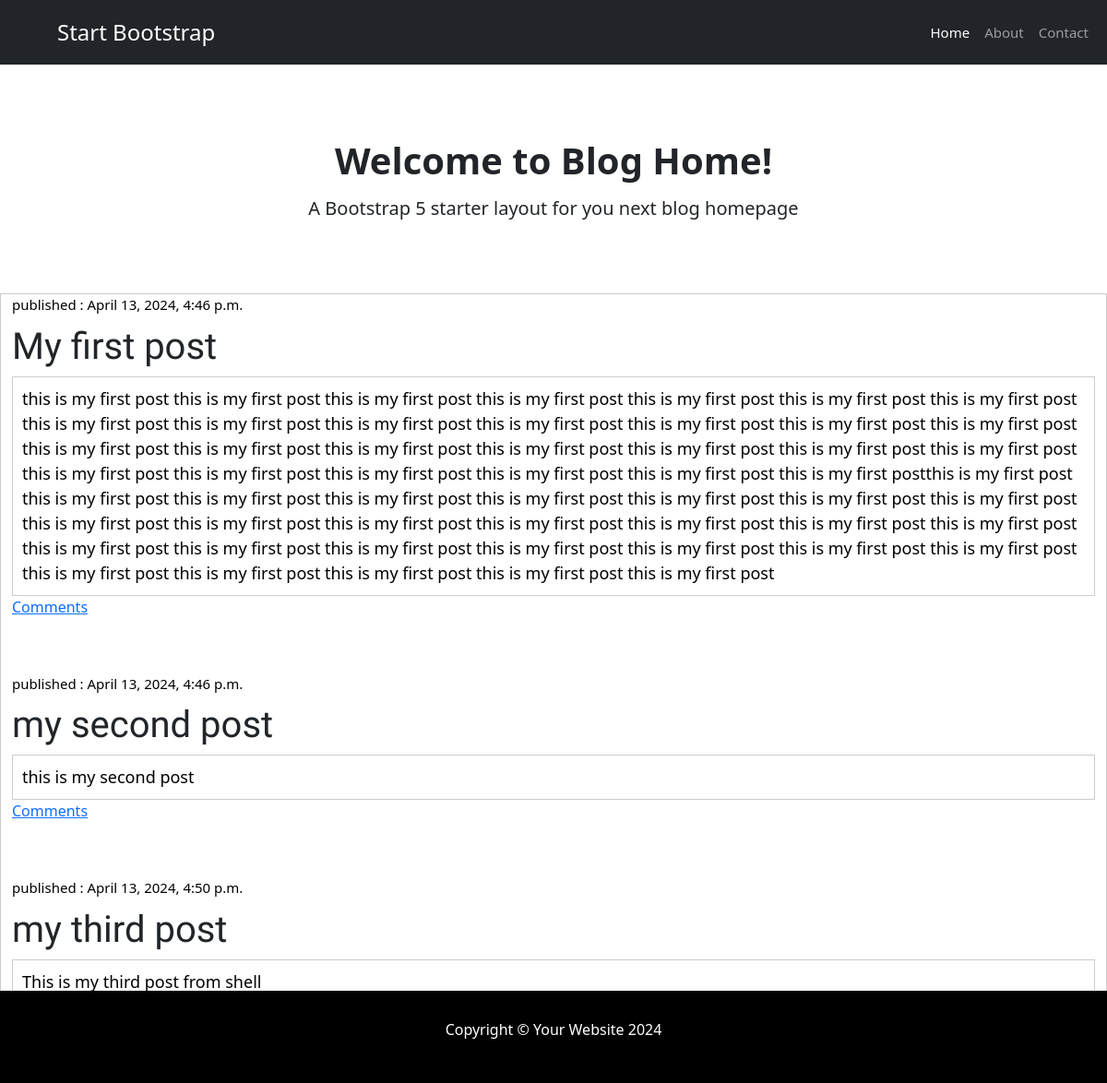
The page / on the database its author committed.
### blog/models.py (models this page shows)
class Post(models.Model):
    title = models.CharField(max_length=200)
    content = models.TextField()
    date_posted = models.DateTimeField(default=timezone.now)
    categories = models.ManyToManyField(Category, related_name='posts')

### blog/views.py (the view)
# urls.py: path('', views.post_list, name='post_list'),
def post_list(request):
    posts = Post.objects.filter(date_posted__lte=timezone.now()).order_by('date_posted')
    return render(request, 'blog/post_list.html', {'posts': posts})

### blog/templates/blog/post_list.html
{% extends 'blog/base.html' %}
{% block content %}
    {% for post in posts %}
        <div class="post">
            <div class="date">
                published : {{ post.date_posted }}
            </div>
            <h5>{{ post.title }}</h5>
            <p>{{ post.content|linebreaksbr }}</p>
            <a href="{% url 'post_detail' pk=post.pk %}">Comments{{ post.approved_comments.count }}</a>
        </div>
    {% endfor %}
{% endblock content %}

### blog/static/css/blog.css (style rules this page uses)
.post { margin-bottom: 60px; }
.date { font-size: 15px; color: #000000; margin-bottom: 10px; }
.post h5 { font-size: 40px; font-family: "Lobster", cursive; }
.post p { border: 1px solid #ccc; margin-bottom: 0px; padding: 10px; font-size: 18px; color: #000000; }

### rows shown on the page
Post: date_posted "April 13, 2024, 4:46 p.m.", title "My first post", content "this is my first post this is my first post this is my first post this is my first post this is my first post this is my first post this is my first post this is my first post this is my first post this is my first post this is my first post this is my first post this is my first post this is my first post this is my first post this is my first post this is my first post this is my first post this is my first post this is my first post this is my first post this is my first post this is my first post this is my first post this is my first post this is my first post this is my first postthis is my first post this is my first post this is my first post this is my first post this is my first…"
Post: date_posted "April 13, 2024, 4:46 p.m.", title "my second post", content "this is my second post"
Post: date_posted "April 13, 2024, 4:50 p.m.", title "my third post", content "This is my third post from shell"
